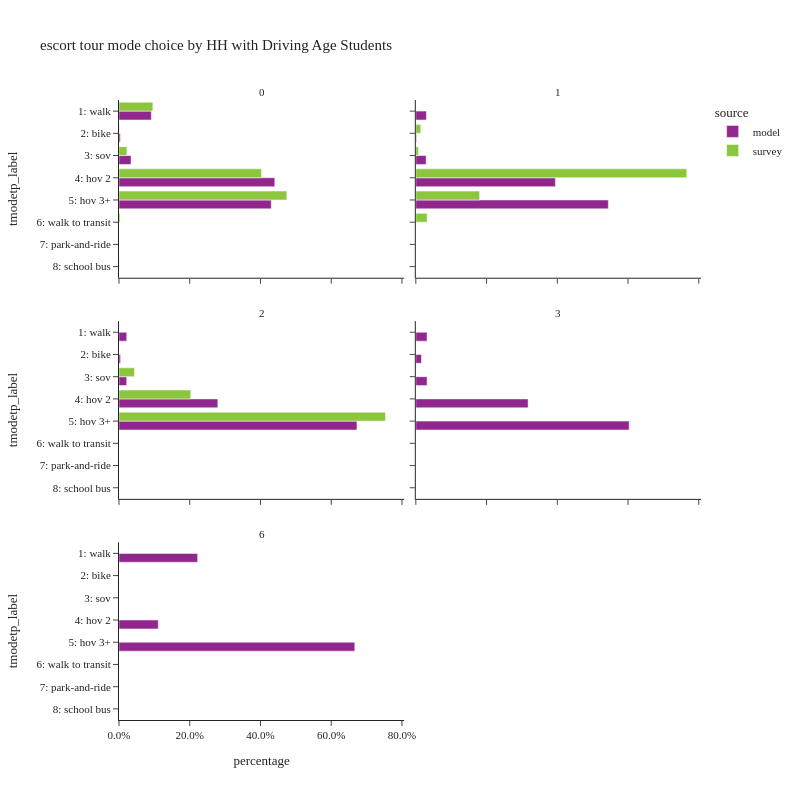

The cell this chart's notebook holds for it:
### Code cell
plot_mode_choice(es_tour,
                 "hhhsc",
                 {
                  "tmodetp_label":util.tmodetp_cat.values()},
                 "HH with Driving Age Students",2,800)

### Figure 1 — Plotly figure (JSON) as saved in the notebook; plotly's stock layout.template omitted (floating-point values rounded to 4 significant figures)
{"data": [{"alignmentgroup": "True", "customdata": [[51298], [1988], [19096], [247139], [241550]], "hovertemplate": "source=model<br>hhhsc=0<br>percentage=%{x}<br>tmodetp_label=%{y}<br>sample count=%{customdata[0]}<extra></extra>", "legendgroup": "model", "marker": {"color": "#91268F", "pattern": {"shape": ""}}, "name": "model", "offsetgroup": "model", "orientation": "h", "showlegend": true, "textposition": "auto", "type": "bar", "x": [0.09143, 0.003543, 0.03403, 0.4405, 0.4305], "xaxis": "x5", "y": ["1: walk", "2: bike", "3: sov", "4: hov 2", "5: hov 3+"], "yaxis": "y5"}, {"alignmentgroup": "True", "customdata": [[1727], [115], [1675], [22700], [31313]], "hovertemplate": "source=model<br>hhhsc=1<br>percentage=%{x}<br>tmodetp_label=%{y}<br>sample count=%{customdata[0]}<extra></extra>", "legendgroup": "model", "marker": {"color": "#91268F", "pattern": {"shape": ""}}, "name": "model", "offsetgroup": "model", "orientation": "h", "showlegend": false, "textposition": "auto", "type": "bar", "x": [0.03002, 0.001999, 0.02912, 0.3946, 0.5443], "xaxis": "x6", "y": ["1: walk", "2: bike", "3: sov", "4: hov 2", "5: hov 3+"], "yaxis": "y6"}, {"alignmentgroup": "True", "customdata": [[169], [34], [168], [2163], [5208]], "hovertemplate": "source=model<br>hhhsc=2<br>percentage=%{x}<br>tmodetp_label=%{y}<br>sample count=%{customdata[0]}<extra></extra>", "legendgroup": "model", "marker": {"color": "#91268F", "pattern": {"shape": ""}}, "name": "model", "offsetgroup": "model", "orientation": "h", "showlegend": false, "textposition": "auto", "type": "bar", "x": [0.02183, 0.004392, 0.0217, 0.2794, 0.6727], "xaxis": "x3", "y": ["1: walk", "2: bike", "3: sov", "4: hov 2", "5: hov 3+"], "yaxis": "y3"}, {"alignmentgroup": "True", "customdata": [[8], [4], [8], [80], [152]], "hovertemplate": "source=model<br>hhhsc=3<br>percentage=%{x}<br>tmodetp_label=%{y}<br>sample count=%{customdata[0]}<extra></extra>", "legendgroup": "model", "marker": {"color": "#91268F", "pattern": {"shape": ""}}, "name": "model", "offsetgroup": "model", "orientation": "h", "showlegend": false, "textposition": "auto", "type": "bar", "x": [0.03175, 0.01587, 0.03175, 0.3175, 0.6032], "xaxis": "x4", "y": ["1: walk", "2: bike", "3: sov", "4: hov 2", "5: hov 3+"], "yaxis": "y4"}, {"alignmentgroup": "True", "customdata": [[2], [1], [6]], "hovertemplate": "source=model<br>hhhsc=6<br>percentage=%{x}<br>tmodetp_label=%{y}<br>sample count=%{customdata[0]}<extra></extra>", "legendgroup": "model", "marker": {"color": "#91268F", "pattern": {"shape": ""}}, "name": "model", "offsetgroup": "model", "orientation": "h", "showlegend": false, "textposition": "auto", "type": "bar", "x": [0.2222, 0.1111, 0.6667], "xaxis": "x", "y": ["1: walk", "4: hov 2", "5: hov 3+"], "yaxis": "y"}, {"alignmentgroup": "True", "customdata": [[79], [10], [27], [258], [212], [9], [3]], "hovertemplate": "source=survey<br>hhhsc=0<br>percentage=%{x}<br>tmodetp_label=%{y}<br>sample count=%{customdata[0]}<extra></extra>", "legendgroup": "survey", "marker": {"color": "#8CC63E", "pattern": {"shape": ""}}, "name": "survey", "offsetgroup": "survey", "orientation": "h", "showlegend": true, "textposition": "auto", "type": "bar", "x": [0.09573, 0.00119, 0.02228, 0.4027, 0.4745, 0.003052, 0.0005548], "xaxis": "x5", "y": ["1: walk", "2: bike", "3: sov", "4: hov 2", "5: hov 3+", "6: walk to transit", "8: school bus"], "yaxis": "y5"}, {"alignmentgroup": "True", "customdata": [[1], [1], [1], [29], [11], [1]], "hovertemplate": "source=survey<br>hhhsc=1<br>percentage=%{x}<br>tmodetp_label=%{y}<br>sample count=%{customdata[0]}<extra></extra>", "legendgroup": "survey", "marker": {"color": "#8CC63E", "pattern": {"shape": ""}}, "name": "survey", "offsetgroup": "survey", "orientation": "h", "showlegend": false, "textposition": "auto", "type": "bar", "x": [0.000217, 0.01403, 0.007579, 0.766, 0.1803, 0.0319], "xaxis": "x6", "y": ["1: walk", "2: bike", "3: sov", "4: hov 2", "5: hov 3+", "6: walk to transit"], "yaxis": "y6"}, {"alignmentgroup": "True", "customdata": [[1], [2], [6]], "hovertemplate": "source=survey<br>hhhsc=2<br>percentage=%{x}<br>tmodetp_label=%{y}<br>sample count=%{customdata[0]}<extra></extra>", "legendgroup": "survey", "marker": {"color": "#8CC63E", "pattern": {"shape": ""}}, "name": "survey", "offsetgroup": "survey", "orientation": "h", "showlegend": false, "textposition": "auto", "type": "bar", "x": [0.04369, 0.2029, 0.7534], "xaxis": "x3", "y": ["3: sov", "4: hov 2", "5: hov 3+"], "yaxis": "y3"}], "layout": {"annotations": [{"font": {}, "showarrow": false, "text": "6", "x": 0.245, "xanchor": "center", "xref": "paper", "y": 0.2867, "yanchor": "bottom", "yref": "paper"}, {"font": {}, "showarrow": false, "text": "2", "x": 0.245, "xanchor": "center", "xref": "paper", "y": 0.6433, "yanchor": "bottom", "yref": "paper"}, {"font": {}, "showarrow": false, "text": "3", "x": 0.755, "xanchor": "center", "xref": "paper", "y": 0.6433, "yanchor": "bottom", "yref": "paper"}, {"font": {}, "showarrow": false, "text": "0", "x": 0.245, "xanchor": "center", "xref": "paper", "y": 1.0, "yanchor": "bottom", "yref": "paper"}, {"font": {}, "showarrow": false, "text": "1", "x": 0.755, "xanchor": "center", "xref": "paper", "y": 1.0, "yanchor": "bottom", "yref": "paper"}], "barmode": "group", "height": 800, "legend": {"title": {"text": "source"}, "tracegroupgap": 0}, "title": {"text": "escort tour mode choice by HH with Driving Age Students"}, "width": 800, "xaxis": {"anchor": "y", "domain": [0, 0.49], "tickformat": ".1%", "title": {"text": "percentage"}}, "xaxis2": {"anchor": "y2", "domain": [0.51, 1], "matches": "x", "tickformat": ".1%", "title": {"text": "percentage"}}, "xaxis3": {"anchor": "y3", "domain": [0, 0.49], "matches": "x", "showticklabels": false, "tickformat": ".1%"}, "xaxis4": {"anchor": "y4", "domain": [0.51, 1], "matches": "x", "showticklabels": false, "tickformat": ".1%"}, "xaxis5": {"anchor": "y5", "domain": [0, 0.49], "matches": "x", "showticklabels": false, "tickformat": ".1%"}, "xaxis6": {"anchor": "y6", "domain": [0.51, 1], "matches": "x", "showticklabels": false, "tickformat": ".1%"}, "yaxis": {"anchor": "x", "categoryarray": ["9: tnc", "8: school bus", "7: park-and-ride", "6: walk to transit", "5: hov 3+", "4: hov 2", "3: sov", "2: bike", "1: walk"], "categoryorder": "array", "domain": [0, 0.2867], "title": {"text": "tmodetp_label"}}, "yaxis2": {"anchor": "x2", "domain": [0, 0.2867], "matches": "y", "showticklabels": false}, "yaxis3": {"anchor": "x3", "categoryarray": ["9: tnc", "8: school bus", "7: park-and-ride", "6: walk to transit", "5: hov 3+", "4: hov 2", "3: sov", "2: bike", "1: walk"], "categoryorder": "array", "domain": [0.3567, 0.6433], "matches": "y", "title": {"text": "tmodetp_label"}}, "yaxis4": {"anchor": "x4", "domain": [0.3567, 0.6433], "matches": "y", "showticklabels": false}, "yaxis5": {"anchor": "x5", "categoryarray": ["9: tnc", "8: school bus", "7: park-and-ride", "6: walk to transit", "5: hov 3+", "4: hov 2", "3: sov", "2: bike", "1: walk"], "categoryorder": "array", "domain": [0.7133, 1.0], "matches": "y", "title": {"text": "tmodetp_label"}}, "yaxis6": {"anchor": "x6", "domain": [0.7133, 1.0], "matches": "y", "showticklabels": false}}}
